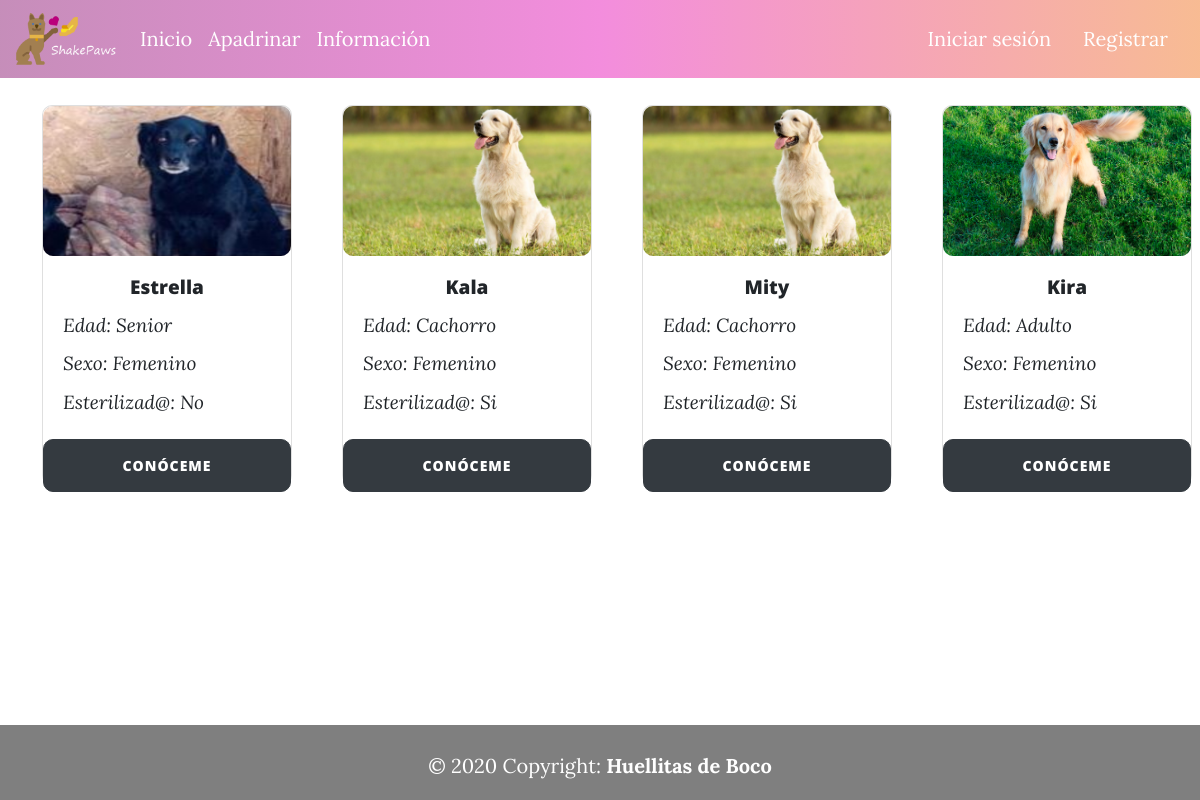
Screenshot of /apadrinar/ with the database file from the repository.
### shelter/models.py (models this page shows, shortened)
class Animal(models.Model):
    animal_id = models.IntegerField(primary_key = True, verbose_name = "N° de Chip")
    name = models.CharField(max_length = 50, verbose_name = "Nombre")
    lifestage = models.CharField(max_length = 50, verbose_name = "Etapa de vida")
    description = models.TextField(verbose_name = "Descripción")
    image = models.ImageField(verbose_name = "Imagen", upload_to = "Animales")
    gender = models.CharField(max_length = 50, verbose_name = "Sexo", blank=True)
    sterilized = models.CharField(max_length = 50, verbose_name = "Esterilizado", blank=True)
    created = models.DateTimeField(auto_now_add = True, verbose_name = "Fecha de creación")
    updated = models.DateTimeField(auto_now = True, verbose_name = "Fecha de modificación")
    sponsors = models.ManyToManyField(Sponsor, through = "Animal_sponsor" , verbose_name = "Apadrinamientos")
    class Meta:
        verbose_name = "Animal"
        verbose_name_plural = "Animales"
        ordering = ["-created"]

### shelter/views.py (the view)
# urls.py: path('apadrinar/', shelter_views.sponsoring , name = "apadrinar"),
def sponsoring(request):
    animals = Animal.objects.all()
    sponsors = Sponsor.objects.all()
    animal_sponsor = Animal_sponsor.objects.all()
    return render(request, "shelter/sponsoring.html", {"sponsors": sponsors, "animals": animals, "animal_sponsor":animal_sponsor})

### shelter/templates/shelter/sponsoring.html (shortened to what this page needs)
{% extends 'core/base.html' %}
{% block content %}
<div class="container-fluid">
    <div class ="row justify-content-around">
        {% for animal in animals %}
            <div class="col- col-md align-self-start">
                <div class="card dogcard">
                    <div class="imagen-dog">
                        <img class="card-img-top" src="/media/{{animal.image}}" alt="Card image">
                    </div>
                    <div class="card-body">
                        <h3 class="card-title text-center">{{animal.name}}</h3>
                        <p class="card-text"><i>Edad: {{animal.lifestage}}</i></p>
                        <p class="card-text"><i>Sexo: {{animal.gender}}</i></p>
                        <p class="card-text"><i>Esterilizad@: {{animal.sterilized}}</i></p>
                    </div>
                    <a href="{% url 'perfil-animal' animal.animal_id  %}" class="btn btn-dark btncard">Conóceme</a>
                </div>
            </div>
        {% endfor %}
    </div>
</div>
{% endblock %}

### core/static/core/css/styles.css (style rules this page uses)
html { min-height: 100%; position: relative; }
.dogcard { border-radius: 10px; width: 70%; margin-left: 10%; margin-top: 10%; background-color: rgba(255, 255, 255, 0.5); }
.card { height: 380px; width: 250px; }
.card-img-top { border-radius: 10px; height: 150px; }
.card-body { height: 50%; }
.card-title { font-size:19px; text-overflow: ellipsis; white-space: nowrap; overflow: hidden; }
.card-text { font-size:19px; text-overflow: ellipsis; white-space: nowrap; overflow: hidden; }
.btncard { border-radius: 10px; width:100%; margin-top: 1%; }
.imagen-dog { height: 100%; }
body { background-image: url('https://i.pinimg.com/originals/b2/bf/34/b2bf34ce0bca37c4ef44bfbaa89c848b.jpg'); background-repeat: no-repeat; background-attachment: fixed; background-size: cover; margin: 0; margin-bottom: 40px; }

### rows the page displays
Animal: image (picture), name "Estrella", lifestage "Senior", gender "Femenino", sterilized "No"
Animal: image (picture), name "Kala", lifestage "Cachorro", gender "Femenino", sterilized "Si"
Animal: image (picture), name "Mity", lifestage "Cachorro", gender "Femenino", sterilized "Si"
Animal: image (picture), name "Kira", lifestage "Adulto", gender "Femenino", sterilized "Si"
